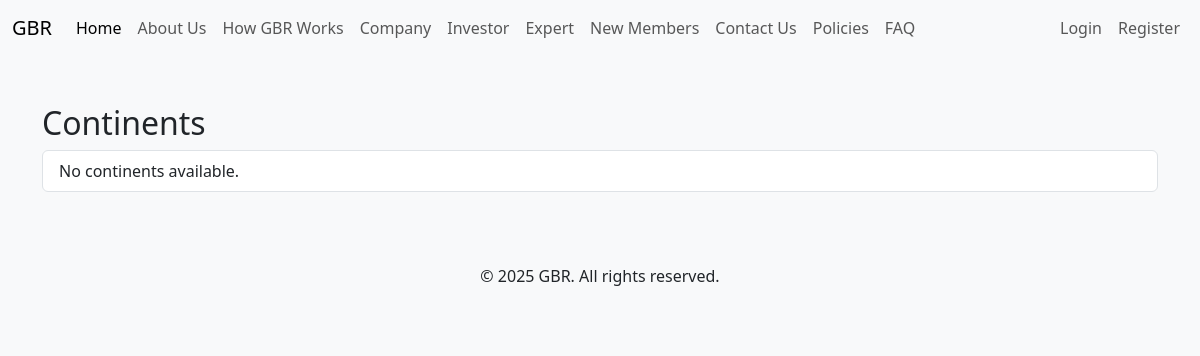
The page /listings/ on the database as committed earlier.
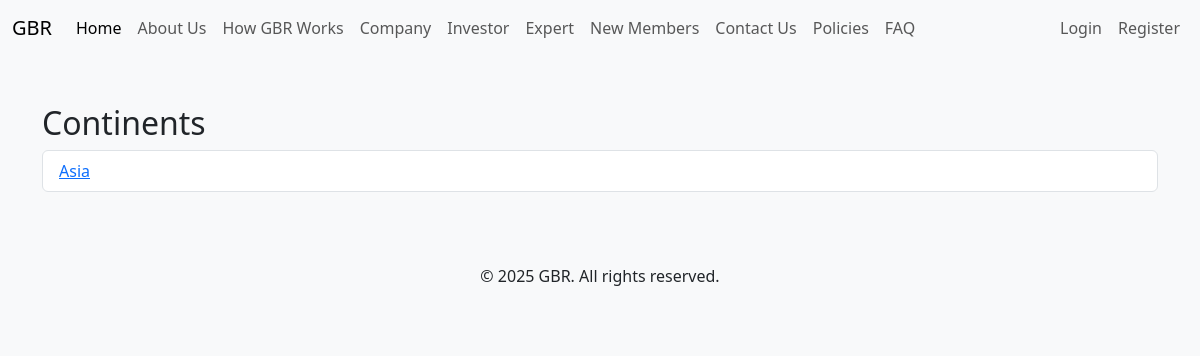
The same page on the database as committed later.
### core/models.py (models this page shows, shortened)
class Continent(models.Model):
    name = models.CharField(max_length=100)

### core/views.py (the view)
# urls.py: path('listings/', views.list_continents, name='list_continents'),
def list_continents(request):
    continents = Continent.objects.all()
    return render(request, 'listings/continents.html', {'continents': continents})

### templates/listings/continents.html
{% extends 'base.html' %}
{% block content %}
<h2>Continents</h2>
<ul class="list-group">
    {% for continent in continents %}
        <li class="list-group-item">
            <a href="{% url 'list_countries' continent.id %}">{{ continent.name }}</a>
        </li>
    {% empty %}
        <li class="list-group-item">No continents available.</li>
    {% endfor %}
</ul>
{% endblock %}

Rows that differ between the two databases and show on the page:
added Continent: name "Asia"
Other text that changed with them:
text no longer shown: "No continents available."
